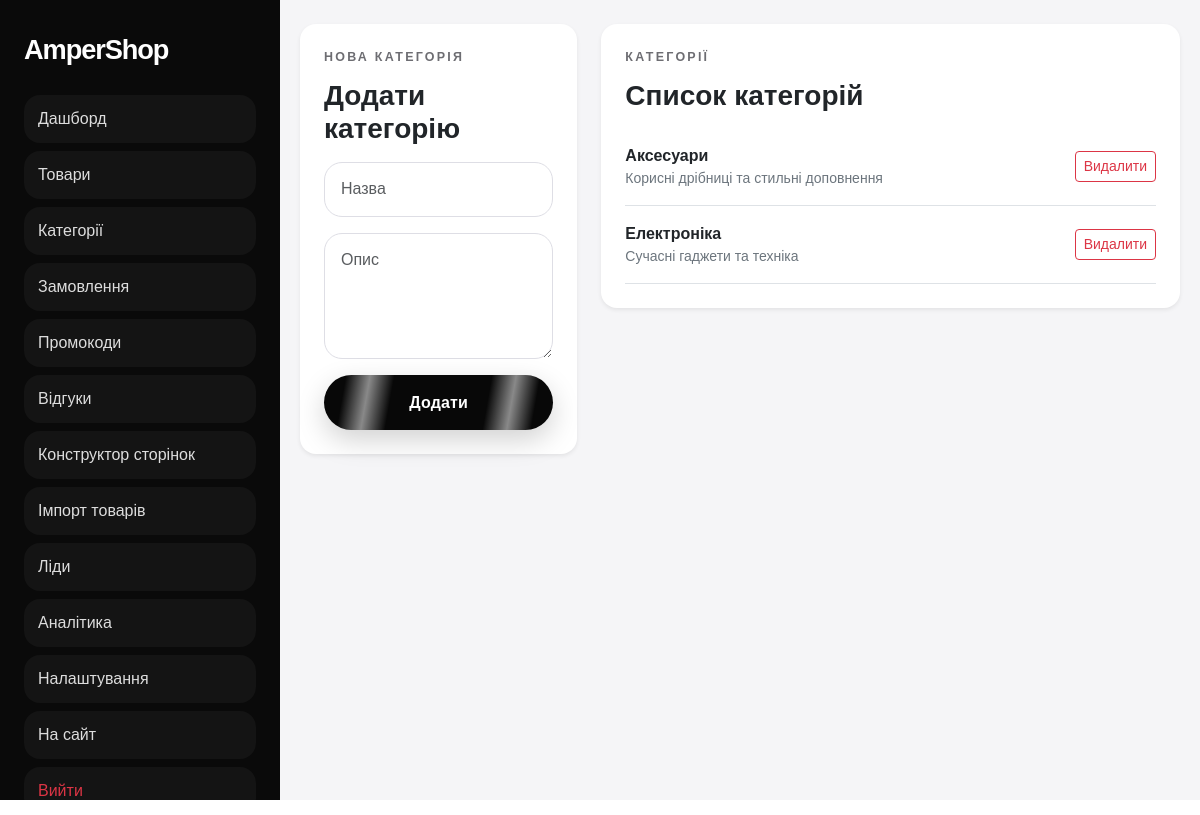
The app's page /admin/categories (signed in) with its own data.
### app.py (models this page shows)
class Category(db.Model):
    id = db.Column(db.Integer, primary_key=True)
    name = db.Column(db.String(120), unique=True, nullable=False)
    slug = db.Column(db.String(120), unique=True, nullable=False)
    description = db.Column(db.Text, nullable=True)
    created_at = db.Column(db.DateTime, default=datetime.utcnow)
    products = db.relationship("Product", backref="category", lazy=True)

### app.py (the view, shortened to what this page needs)
    @app.route("/admin/categories", methods=["GET", "POST"])
    @admin_required
    def admin_categories():
        categories = Category.query.order_by(Category.name.asc()).all()
        return render_template("admin/categories.html", categories=categories)

### app.py (called while the page is built)
@login_manager.user_loader
def load_user(user_id):
    return db.session.get(User, int(user_id))

def get_setting(key, default=""):
    item = Setting.query.filter_by(key=key).first()
    return item.value if item and item.value is not None else default

### templates/admin/categories.html
{% extends 'admin/base.html' %}
{% block content %}
<div class="row g-4">
  <div class="col-lg-4">
    <div class="card border-0 shadow-sm rounded-4">
      <div class="card-body p-4">
        <div class="eyebrow">Нова категорія</div>
        <h3 class="fw-bold mb-3">Додати категорію</h3>
        <form method="post">
          <input class="form-control mb-3" name="name" placeholder="Назва" required>
          <textarea class="form-control mb-3" rows="4" name="description" placeholder="Опис"></textarea>
          <button class="btn btn-electric w-100">Додати</button>
        </form>
      </div>
    </div>
  </div>
  <div class="col-lg-8">
    <div class="card border-0 shadow-sm rounded-4">
      <div class="card-body p-4">
        <div class="eyebrow">Категорії</div>
        <h3 class="fw-bold mb-3">Список категорій</h3>
        {% for category in categories %}
        <div class="d-flex justify-content-between align-items-center py-3 border-bottom">
          <div>
            <strong>{{ category.name }}</strong>
            <div class="text-secondary small">{{ category.description }}</div>
          </div>
          <form method="post" action="{{ url_for('admin_category_delete', category_id=category.id) }}" onsubmit="return confirm('Видалити категорію?')">
            <button class="btn btn-sm btn-outline-danger">Видалити</button>
          </form>
        </div>
        {% endfor %}
      </div>
    </div>
  </div>
</div>
{% endblock %}

### static/css/style.css (style rules this page uses)
:root { --bg:#ffffff; --soft:#f5f5f7; --text:#101010; --muted:#6e6e73; --line:#e9e9ee; --shadow:0 20px 60px rgba(0,0,0,.08); }
* { box-sizing:border-box }
html,body { margin:0;padding:0;font-family:'Manrope',sans-serif;background:var(--bg);color:var(--text) }
body { position:relative }
.eyebrow { text-transform:uppercase;letter-spacing:.18em;font-size:.78rem;color:#6d6d72;font-weight:800;margin-bottom:12px }
.btn-electric { position:relative;overflow:hidden;background:#080808;color:#fff;border:none;border-radius:999px;padding:.95rem 1.6rem;font-weight:800;letter-spacing:.01em;box-shadow:0 10px 28px rgba(0,0,0,.18) }
.btn-electric::before { content:'';position:absolute;inset:-2px;background:linear-gradient(100deg,transparent 10%,rgba(255,255,255,.95) 20%,transparent 30%,transparent 70%,rgba(255,255,255,.95) 80%,transparent 90%);animation:electric 2.8s linear infinite;opacity:.55 }
.lead-mini-form .form-control,.form-control,.form-select { border-radius:18px;padding:.9rem 1rem;border:1px solid #dedee5 }
.admin-body { background:#f5f5f7 }
html { scroll-behavior:smooth }
.hero-orb,.pulse-border::after,.btn-electric::before,.ultra-side-card::after,.final-strip-card::before { pointer-events:none }
.btn-electric { display:inline-flex;align-items:center;justify-content:center;z-index:1 }

### records on screen
Category: name "Аксесуари", description "Корисні дрібниці та стильні доповнення"
Category: name "Електроніка", description "Сучасні гаджети та техніка"
